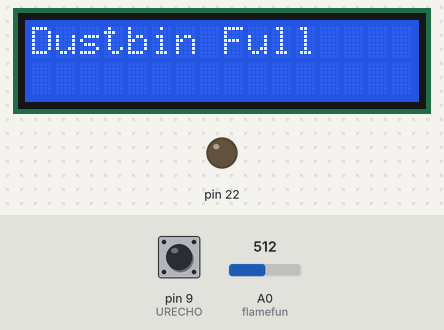
Bench run of a sketch on a simulated Arduino Mega 2560, built with avr-gcc and run on an emulated ATmega2560. On the bench: 16×2 character LCD, output pins drawn as LEDs (lit = HIGH). Inputs (shaded band) come from the test bench; at power-on: A0 (flamefun) = 512, pin 9 (URECHO) LOW. Pins used as bus, display or sensor lines are not drawn; what the sketch prints to the serial monitor is not drawn.

Above: at 1.7 s.
1.8 s: A0 (flamefun) set to 993
4.8 s: A0 (flamefun) set to 1019
At 7.4 s:
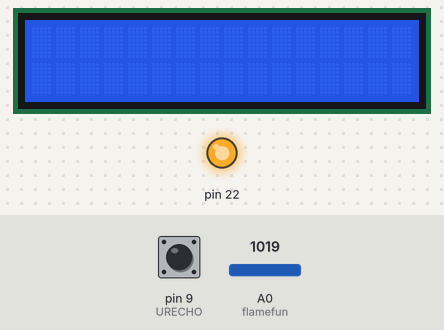
11.0 s: A0 (flamefun) set to 1000
At 13.0 s:
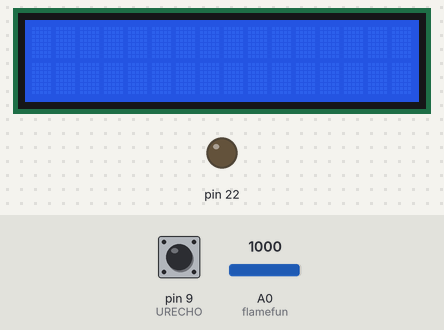
17.2 s: A0 (flamefun) set to 1020
At 18.5 s:
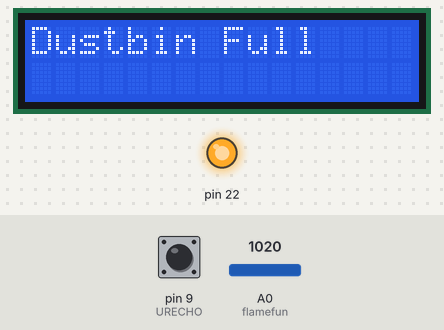
23.4 s: pin 9 (URECHO) pulsed HIGH 2 times (0.12 s each, 0.3 s apart)
Timing chart, 0 to 26.4 s (numbered marks = the images above; inputs shaded):
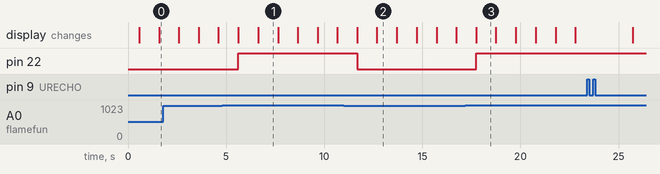

Measured:
- the behaviour switches between 1009 and 1010 on A0 (flamefun) (found by bisection; images 0 and 1)
- after the input at 4.8 s, pin 22: LOW → HIGH after 0.83 s
- after the input at 11.0 s, pin 22: HIGH → LOW after 0.69 s
- after the input at 17.2 s, pin 22: LOW → HIGH after 0.55 s
- what the display in image 1 shows lasts 1.0 s, from 6.6 s to 7.6 s

The sketch:

sketch_jun29a.ino
```cpp
#include <Wire.h>
#include <LiquidCrystal_I2C.h>
#define  Measure  1     //Mode select
int URECHO = 9;         // PWM Output 0-25000US,Every 50US represent 1cm
int URTRIG = 10;         // PWM trigger pin
int sensorValue = 0;    // variable to store the value coming from the sensor
int flame; //flame analog read pinno : A0
LiquidCrystal_I2C lcd(0x20, 16, 2);
unsigned int DistanceMeasured= 0;

void setup()
{
  //Serial initialization
  Serial.begin(9600);                        // Sets the baud rate to 9600
  pinMode(URTRIG,OUTPUT);                    // A low pull on pin COMP/TRIG
  digitalWrite(URTRIG,HIGH);                 // Set to HIGH
  pinMode(URECHO, INPUT);                    // Sending Enable PWM mode command
  delay(500);
  Serial.println("Init the sensor");
  lcd.begin();
  lcd.backlight();
  pinMode(A0,INPUT);
  pinMode(22,OUTPUT);
 }
void loop()
{
  PWM_Mode();
  flamefun();
  delay(1000);
}
void flamefun(){
  flame = analogRead(A0);
  Serial.println(flame);
  if(flame>=1010){
    digitalWrite(22,HIGH);
    }
    else{
      digitalWrite(22,LOW);
      }
  }
void PWM_Mode()                              // a low pull on pin COMP/TRIG  triggering a sensor reading
{
  lcd.clear();
  Serial.print("Distance Measured=");
  digitalWrite(URTRIG, LOW);
  digitalWrite(URTRIG, HIGH);               // reading Pin PWM will output pulses
  if( Measure)
  {
    unsigned long LowLevelTime = pulseIn(URECHO, LOW) ;
    if(LowLevelTime>=45000)                 // the reading is invalid.
    {
      Serial.print("Invalid");
    }
    else{
    DistanceMeasured = (180-(LowLevelTime/50))/1.8;   // every 50us low level stands for 1cm
    if(DistanceMeasured<97){
        Serial.print(DistanceMeasured);
        Serial.println("cm");
        lcd.home();lcd.print("Reading : ");
        lcd.setCursor(10,0);
        lcd.print(DistanceMeasured);
        lcd.setCursor(13,0);lcd.print("%");
      }
      else{
          lcd.clear();
          lcd.home();
          lcd.print("Dustbin Full");
        }
    }
  }
}
//successfull tobe modified for 180 deg
```
